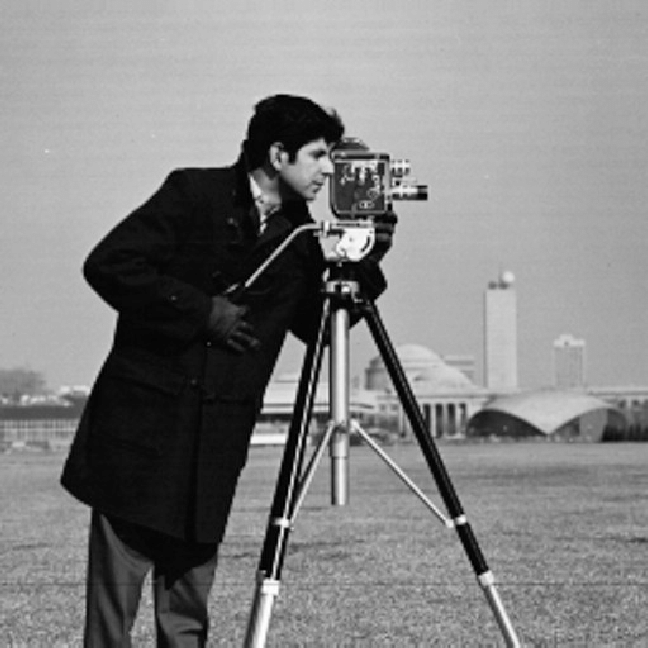
#> input picture Code/Images/cameraman.png, 648 x 648 px
$ python gaussian_parameter_analysis.py   (older library calls are emulated)
#> lines starting #> are read from the running program, lines starting #| are printed output that depends on the picture
### Code/parameter_analysis_pipeline.py
from __future__ import annotations

import argparse
import csv
import json
import math
import time
from dataclasses import dataclass
from pathlib import Path

import cv2
import matplotlib.pyplot as plt
import numpy as np
from numpy.linalg import pinv

from gradient_estimation_solver import MaclaurinApproximator
from hog_descriptor import HOGResult, describe_hog, render_hog_group


RANDOM_SEED = 42
N_VALUES = [4, 8, 16, 32]
H_VALUES = [1, 2, 3, 4]
NOISE_SCENARIOS = [
    ("no_noise", 0.0),
    ("saltpepper_5", 5.0),
    ("saltpepper_10", 10.0),
]
ALGORITHMS = [1, 2, 3]
ALGORITHM_NAMES = {
    1: "Direct squared loss",
    2: "Iterative squared loss",
    3: "Correntropy loss",
}

# Fixed HOG settings; these are controlled variables, not sweep parameters.
HOG_NORMALIZATION = "L2-Hys"
ROBUST_HOG = True
ROBUST_WEIGHTING = "huber"
ROBUST_DELTA = 2.0
ROBUST_WINDOW = 5
VISUALIZATION_PERCENTILE = 95.0

SEPARABLE_MODEL_NOTE = (
    "This experiment evaluates a separable 1-D Taylor model applied "
    "independently along x and y. It is not the joint full 2-D Taylor model."
)


@dataclass(frozen=True)
class GradientEstimate:
    magnitude: np.ndarray
    dx: np.ndarray
    dy: np.ndarray
    residual_rms: np.ndarray
    iteration_count: int
    final_residual: float
    converged: bool
    native_pad: int


@dataclass(frozen=True)
class AnalysisResult:
    experiment: str
    noise_scenario: str
    noise_density: float
    polynomial_order: int
    n: int
    h: int
    algorithm: int
    gradient_rmse: float
    hog_error: float
    cosine_similarity: float
    runtime: float
    iteration_count: int
    final_residual: float
    converged: bool
    noisy_hog: HOGResult

    # [18 lines left out: function csv_row, not called in this run]


class AxisTaylorSolver(MaclaurinApproximator):
    """One overdetermined 1-D Taylor system for a single image axis.

    ``n_points`` is the number of symmetric samples *per axis*.  It is not the
    total number of pixels in a joint 2-D neighbourhood.  For example, with
    polynomial_order=3:

    - n_points=4  -> design matrix 4x3
    - n_points=8  -> design matrix 8x3
    - n_points=16 -> design matrix 16x3
    - n_points=32 -> design matrix 32x3

    The optimization implementations are inherited unchanged from
    ``MaclaurinApproximator``.  This class only supplies the separable 1-D
    design matrix and records the diagnostics exposed by those solvers.
    """

    # [100 lines left out: functions __init__, solve_batch, not called in this run]


def _load_image(path: str | Path, max_dimension: int) -> np.ndarray:
#> called with max_dimension = 256
    image = cv2.imread(str(path), cv2.IMREAD_GRAYSCALE)
#> image: shape (648, 648); min 0, max 255, mean 131
    if image is None:
        raise FileNotFoundError(f"Could not read grayscale image: {path}")
    height, width = image.shape
#> height = 648; width = 648
    scale = min(1.0, max_dimension / max(height, width))
#> scale = 0.395
    if scale < 1.0:
        image = cv2.resize(
            image,
            (max(64, round(width * scale)), max(64, round(height * scale))),
            interpolation=cv2.INTER_AREA,
        )
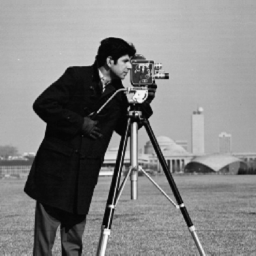
#> image: shape (256, 256); min 2, max 253, mean 131
    return image.astype(float)


# [860 lines left out: functions _make_noise_scenarios, _axis_differences, _estimate_separable_gradient, _crop_to_common_roi, _apply_common_roi, _compute_hog and 11 more, not called in this run]


# [8 lines that do not run on import are left out]

### Code/run_pipeline.py
from __future__ import annotations

import json
import time
from dataclasses import dataclass
from pathlib import Path

import cv2
import matplotlib.pyplot as plt
import numpy as np

from gradient_estimation_solver import MaclaurinApproximator
from hog_descriptor import HOGResult, describe_hog, render_hog_group


@dataclass(frozen=True)
class GradientResult:
    magnitude: np.ndarray
    dx: np.ndarray
    dy: np.ndarray
    pad: int
    parameters: dict


# [200 lines left out: functions print_params, estimate_taylor_gradient, main_function, sobel_gradient, gradient_rmse, hog_cosine_similarity and 1 more, not called in this run]


def _crop_by_pad(image: np.ndarray, pad: int) -> np.ndarray:
    return image[pad:-pad, pad:-pad] if pad else image


# [28 lines left out: function add_noise, not called in this run]


def add_gaussian_noise_snr(
    image: np.ndarray,
    snr_db: float,
    seed: int,
) -> tuple[np.ndarray, float]:
    """Add zero-mean Gaussian noise at a target contrast SNR in dB.

    Signal power is computed after subtracting the image mean.  Values are not
    clipped, so the requested SNR is preserved for the numerical experiment.
    """
    if not np.isfinite(snr_db):
        raise ValueError("snr_db must be finite.")
    image = np.asarray(image, dtype=float)
    centred = image - float(np.mean(image))
    signal_power = float(np.mean(centred**2))
    if signal_power <= np.finfo(float).eps:
        raise ValueError("Cannot define contrast SNR for a constant image.")
    noise_power = signal_power / (10.0 ** (snr_db / 10.0))
    rng = np.random.default_rng(seed)
    noise = rng.normal(0.0, np.sqrt(noise_power), image.shape)
    noisy = image + noise
    achieved = 10.0 * np.log10(signal_power / float(np.mean(noise**2)))
    return noisy, float(achieved)


# [336 lines left out: functions evaluate_three_hog_methods, _display_scale, show_method_comparison, save_metrics, _serializable_evaluation, not called in this run]


# [69 lines that do not run on import are left out]

### Code/gaussian_parameter_analysis.py
"""Measure only missing Gaussian rows for the parameter-sensitivity sweeps.

This separate, resumable driver imports the existing estimator and metric
implementation without changing them.  It reuses the measured n=8, h=1 rows,
then fills the remaining n- and h-sweep configurations in a new CSV.
"""

from __future__ import annotations

import csv
import hashlib
import time
from pathlib import Path

import numpy as np

from parameter_analysis_pipeline import (
    ALGORITHM_NAMES,
    HOG_NORMALIZATION,
    RANDOM_SEED,
    ROBUST_DELTA,
    ROBUST_HOG,
    ROBUST_WEIGHTING,
    ROBUST_WINDOW,
    VISUALIZATION_PERCENTILE,
    AxisTaylorSolver,
    _apply_common_roi,
    _compute_hog,
    _estimate_separable_gradient,
    _gradient_magnitude_rmse,
    _hog_cosine_similarity,
    _hog_relative_error,
    _load_image,
)
from run_pipeline import add_gaussian_noise_snr


IMAGE_PATH = Path("Images/cameraman.png")
REUSE_PATH = Path(
    "results/final_parameter_analysis/gaussian_three_method_results.csv"
)
OUTPUT_PATH = Path(
    "results/final_parameter_analysis/"
    "gaussian_parameter_sensitivity_results.csv"
)
MAX_DIMENSION = 256
POLYNOMIAL_ORDER = 3
COMMON_PAD = 16
TOL = 1e-3
MAX_ITER = 500
INIT_SIGMA = None
RUNTIME_REPEATS = 3
SNR_LEVELS = (30.0, 20.0, 10.0)
ALGORITHMS = (1, 2, 3)
CONFIGURATIONS = (
    (4, 1),
    (8, 1),
    (16, 1),
    (32, 1),
    (8, 2),
    (8, 3),
    (8, 4),
)


def _array_sha256(array: np.ndarray) -> str:
    return hashlib.sha256(np.ascontiguousarray(array).tobytes()).hexdigest()


def _format(value: float) -> str:
    return format(float(value), ".12g")


# [31 lines left out: functions _row_key, _write_rows, not called in this run]


def main() -> None:
    clean = _load_image(IMAGE_PATH, MAX_DIMENSION)
    if clean.shape != (256, 256):
        raise RuntimeError(f"Unexpected image shape: {clean.shape}")
    if clean.shape[0] - 2 * COMMON_PAD != 224:
        raise RuntimeError("Unexpected common ROI geometry.")

    # Each level is generated exactly once.  The same array is then passed to
    # all three methods, ensuring paired noise within a level.
    gaussian_images = {}
    achieved_snrs = {}
    noise_hashes = {}
    for snr_db in SNR_LEVELS:
        noisy, achieved = add_gaussian_noise_snr(clean, snr_db, RANDOM_SEED)
        gaussian_images[snr_db] = noisy
        achieved_snrs[snr_db] = achieved
        noise_hashes[snr_db] = _array_sha256(noisy - clean)
#> this loop made 3 passes
#> (noise_power in add_gaussian_noise_snr, achieved) on passes 1 to 3: (4.34, 29.98), (43.37, 19.98), (433.7, 9.98)
#> pass 1, in add_gaussian_noise_snr, `noise = rng.normal(0.0, np.sqrt(noise_power), image.shape)`:
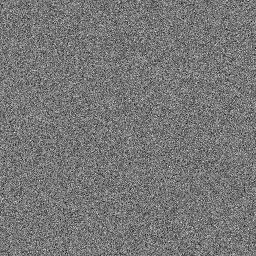
#> noise: shape (256, 256) float64; min -9.14, max 10.43, mean -0.00307; drawn with min black and max white
#> after the loop, achieved_snrs = {30: 29.98, 20: 19.98, 10: 9.98}; gaussian_images = 3 items; noise_hashes = 3 items

    if not REUSE_PATH.exists():
#> (the run stopped early here; a loop or call above may not have finished)
